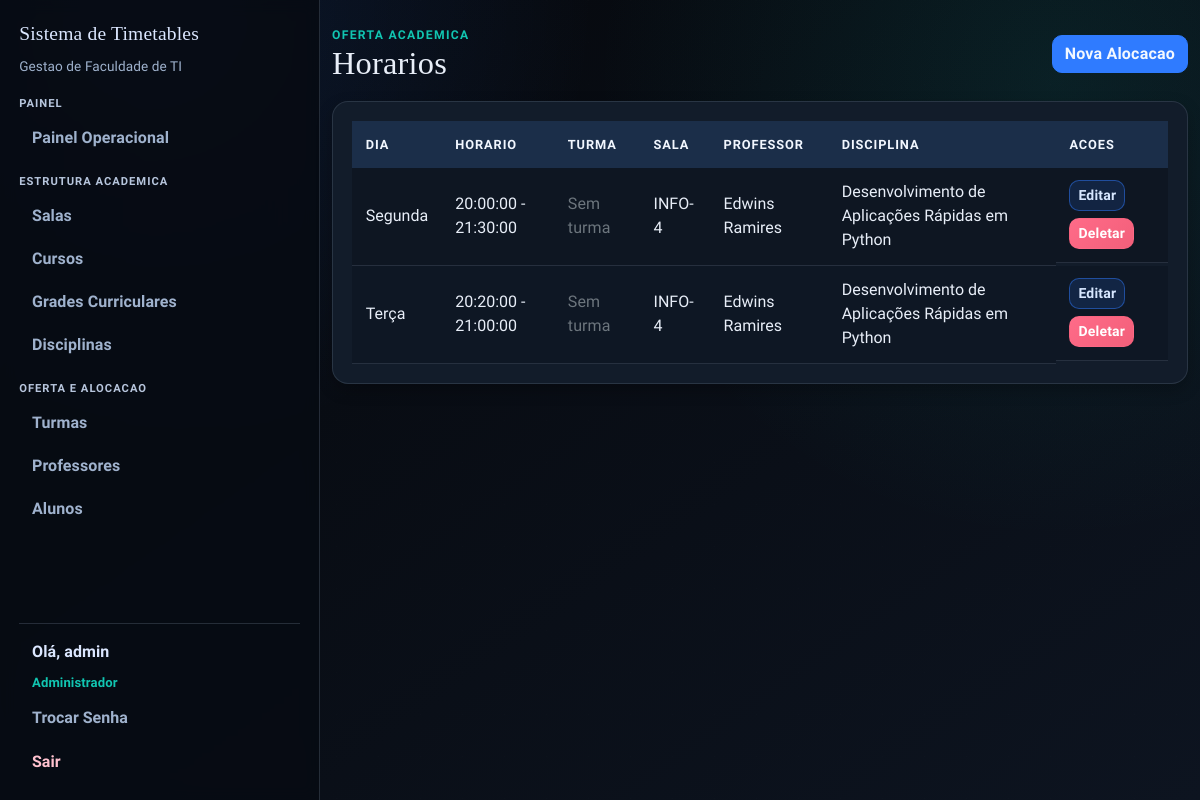
The page /horarios (signed in) on the database as committed earlier.
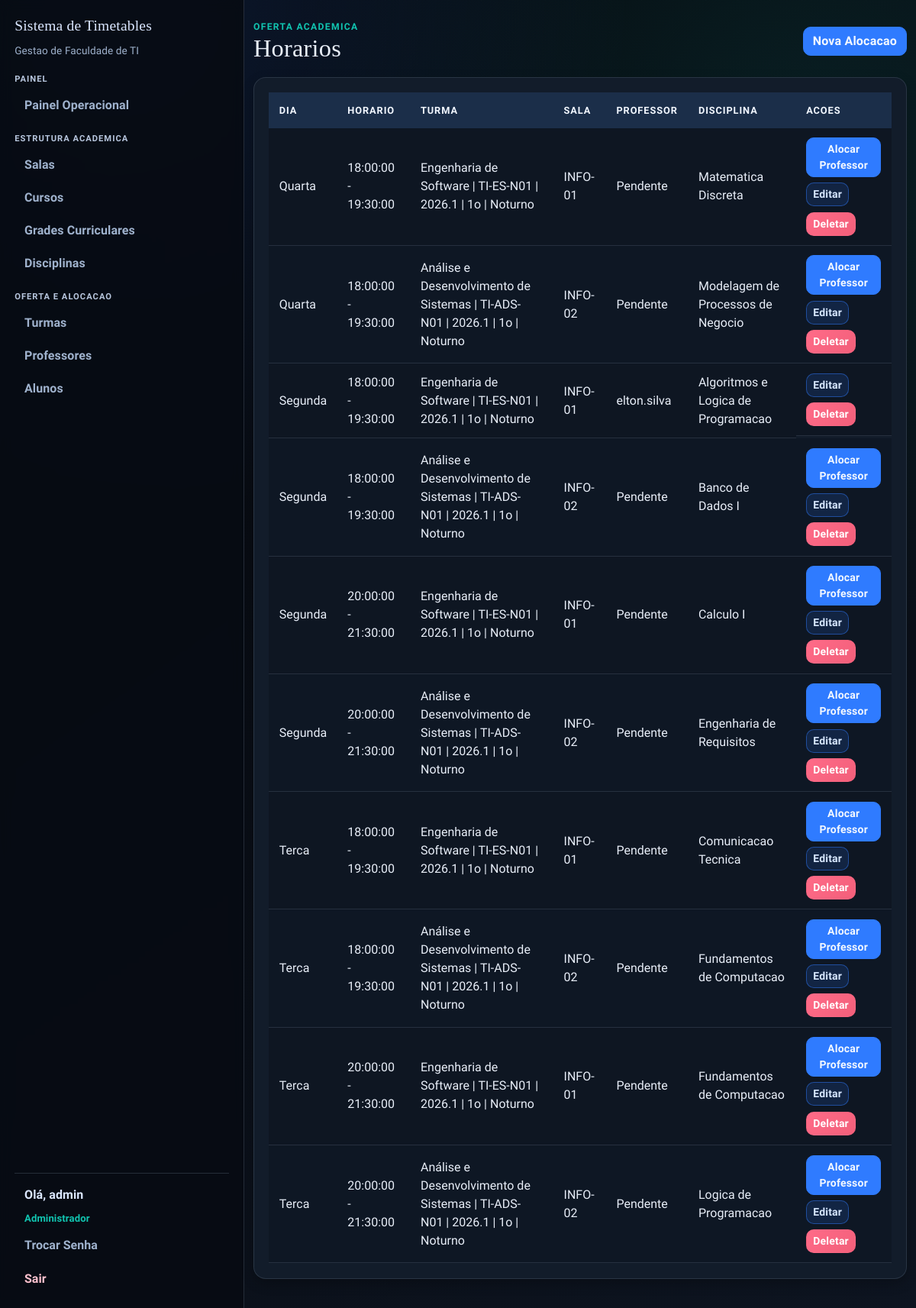
The same page on the database as committed later.
### app/models.py (models this page shows, shortened)
class Timetable(db.Model):
    id = db.Column(db.Integer, primary_key=True)
    dia = db.Column(db.String(20), nullable=False)  # e.g., 'Segunda', 'Terça'
    hora_inicio = db.Column(db.Time, nullable=False)
    hora_fim = db.Column(db.Time, nullable=False)
    sala_id = db.Column(db.Integer, db.ForeignKey('sala.id'), nullable=False)
    professor_id = db.Column(db.Integer, db.ForeignKey('user.id'), nullable=True)
    disciplina_id = db.Column(db.Integer, db.ForeignKey('disciplina.id'), nullable=False)
    turma_id = db.Column(db.Integer, db.ForeignKey("turma.id"), nullable=False)
    sala = db.relationship('Sala', backref='timetables')
    professor = db.relationship('User', backref='timetables')
    disciplina = db.relationship('Disciplina', backref='timetables')
    turma = db.relationship('Turma', backref='timetables')
    __table_args__ = (
        db.UniqueConstraint('dia', 'hora_inicio', 'hora_fim', 'sala_id', name='unique_dia_horario_sala'),
        db.UniqueConstraint('dia', 'hora_inicio', 'hora_fim', 'professor_id', name='unique_dia_horario_professor'),
        db.UniqueConstraint('dia', 'hora_inicio', 'hora_fim', 'turma_id', name='unique_dia_horario_turma'),
    )

class Sala(db.Model):
    id = db.Column(db.Integer, primary_key=True)
    nome = db.Column(db.String(100), nullable=False)
    capacidade = db.Column(db.Integer, nullable=False)

class User(UserMixin, db.Model):
    id = db.Column(db.Integer, primary_key=True)
    username = db.Column(db.String(64), unique=True, nullable=False)
    email = db.Column(db.String(120), unique=True, nullable=False)
    password_hash = db.Column(db.String(128))
    role = db.Column(db.String(20), default='professor')  # 'admin' or 'professor'
    jornada_turnos = db.Column(db.String(40), nullable=False, default="vespertino_noturno")
    disciplinas_aptas = db.relationship(
        "Disciplina",
        secondary=professor_disciplina,
        lazy="select",
        backref=db.backref("professores_aptos", lazy="select"),
    )
    def is_admin(self):
        return self.role == 'admin'

class Disciplina(db.Model):
    id = db.Column(db.Integer, primary_key=True)
    nome = db.Column(db.String(100), nullable=False)
    codigo = db.Column(db.String(20), unique=True, nullable=False)

class Curso(db.Model):
    id = db.Column(db.Integer, primary_key=True)
    nome = db.Column(db.String(120), nullable=False, unique=True)
    codigo = db.Column(db.String(20), nullable=False, unique=True)
    quantidade_periodos = db.Column(db.Integer, nullable=False, default=8)
    ativo = db.Column(db.Boolean, nullable=False, default=True)

class Turma(db.Model):
    id = db.Column(db.Integer, primary_key=True)
    curso_id = db.Column(db.Integer, db.ForeignKey("curso.id"), nullable=False)
    codigo = db.Column(db.String(30), nullable=False)
    semestre_letivo = db.Column(db.String(20), nullable=False)
    periodo = db.Column(db.Integer, nullable=False)
    turno = db.Column(db.String(20), nullable=False, default="noturno")
    quantidade_alunos = db.Column(db.Integer, nullable=True)
    ativa = db.Column(db.Boolean, nullable=False, default=True)
    curso = db.relationship("Curso", backref=db.backref("turmas", lazy="select"))
    __table_args__ = (
        db.UniqueConstraint("curso_id", "codigo", "semestre_letivo", name="unique_turma_codigo_semestre"),
    )

### app/routes/admin.py (the view)
@bp.route("/horarios")
@login_required
@admin_required
def horarios():
    timetables = (
        Timetable.query.options(
            joinedload(Timetable.sala),
            joinedload(Timetable.professor),
            joinedload(Timetable.disciplina),
            joinedload(Timetable.turma).joinedload(Turma.curso),
        )
        .order_by(Timetable.dia.asc(), Timetable.hora_inicio.asc())
        .all()
    )
    delete_form = DeleteForm()
    return render_template("horarios.html", timetables=timetables, delete_form=delete_form)

### app/models.py (called while the page is built)
@login_manager.user_loader
def load_user(user_id):
    return db.session.get(User, int(user_id))

### app/routes/helpers.py (called while the page is built)
def admin_required_redirect():
    if getattr(current_user, "is_authenticated", False) and current_user.is_admin():
        return None
    flash("Acesso restrito ao administrador.", "danger")
    return redirect(url_for("main.index"))

def admin_required(view_func):
    @wraps(view_func)
    def wrapper(*args, **kwargs):
        guard = admin_required_redirect()
        if guard:
            return guard
        return view_func(*args, **kwargs)
    return wrapper

### templates/horarios.html (shortened to what this page needs)
{% extends "base.html" %}
{% block content %}
<section class="stagger-in">
  <div class="page-head">
    <div>
      <p class="eyebrow">Oferta Academica</p>
      <h1>Horarios</h1>
    </div>
    <a href="{{ url_for('main.new_timetable') }}" class="btn btn-primary">Nova Alocacao</a>
  </div>
  <div class="surface table-shell">
    <div class="table-responsive">
      <table class="table">
        <thead>
          <tr>
            <th>Dia</th>
            <th>Horario</th>
            <th>Turma</th>
            <th>Sala</th>
            <th>Professor</th>
            <th>Disciplina</th>
            <th>Acoes</th>
          </tr>
        </thead>
        <tbody>
          {% for t in timetables %}
          <tr>
            <td>{{ t.dia }}</td>
            <td>{{ t.hora_inicio }} - {{ t.hora_fim }}</td>
            <td>
              {% if t.turma %}
              {{ t.turma.curso.nome if t.turma.curso else 'Curso' }} | {{ t.turma.codigo }} | {{ t.turma.semestre_letivo }} | {{ t.turma.periodo }}o | {{ t.turma.turno|title }}
              {% else %}
              <span class="text-muted">Sem turma</span>
              {% endif %}
            </td>
            <td>{{ t.sala.nome if t.sala else 'Sala removida' }}</td>
            <td>{{ t.professor.username if t.professor else 'Pendente' }}</td>
            <td>{{ t.disciplina.nome if t.disciplina else 'Disciplina removida' }}</td>
            <td class="actions-cell">
              {% if not t.professor %}
              <a href="{{ url_for('main.alocar_professor_timetable', id=t.id) }}" class="btn btn-sm btn-primary">Alocar Professor</a>
              {% endif %}
              <a href="{{ url_for('main.edit_timetable', id=t.id) }}" class="btn btn-sm btn-edit">Editar</a>
              <form
                method="POST"
                action="{{ url_for('main.delete_timetable', id=t.id) }}"
                class="d-inline"
                onsubmit="return confirm('Tem certeza?');"
              >
                <button type="submit" class="btn btn-sm btn-danger">Deletar</button>
              </form>
            </td>
          </tr>
          {% endfor %}
        </tbody>
      </table>
    </div>
  </div>
</section>
{% endblock %}

Rows that differ between the two databases and show on the page:
removed Timetable: dia "Segunda", hora_inicio "20:00:00", hora_fim "21:30:00", shows "Sem turma", sala "INFO-4", professor "Edwins Ramires", disciplina "Desenvolvimento de Aplicações Rápidas em Python"
removed Timetable: dia "Terça", hora_inicio "20:20:00", hora_fim "21:00:00", shows "Sem turma", sala "INFO-4", professor "Edwins Ramires", disciplina "Desenvolvimento de Aplicações Rápidas em Python"
added Timetable: dia "Quarta", hora_inicio "18:00:00", hora_fim "19:30:00", turma.curso "Engenharia de Software", turma.codigo "TI-ES-N01", turma.semestre_letivo "2026.1", turma.periodo "1", turma.turno "Noturno", sala "INFO-01", professor "Pendente", disciplina "Matematica Discreta"
added Timetable: dia "Quarta", hora_inicio "18:00:00", hora_fim "19:30:00", turma.curso "Análise e Desenvolvimento de Sistemas", turma.codigo "TI-ADS-N01", turma.semestre_letivo "2026.1", turma.periodo "1", turma.turno "Noturno", sala "INFO-02", professor "Pendente", disciplina "Modelagem de Processos de Negocio"
added Timetable: dia "Segunda", hora_inicio "18:00:00", hora_fim "19:30:00", turma.curso "Engenharia de Software", turma.codigo "TI-ES-N01", turma.semestre_letivo "2026.1", turma.periodo "1", turma.turno "Noturno", sala "INFO-01", professor "elton.silva", disciplina "Algoritmos e Logica de Programacao"
added Timetable: dia "Segunda", hora_inicio "18:00:00", hora_fim "19:30:00", turma.curso "Análise e Desenvolvimento de Sistemas", turma.codigo "TI-ADS-N01", turma.semestre_letivo "2026.1", turma.periodo "1", turma.turno "Noturno", sala "INFO-02", professor "Pendente", disciplina "Banco de Dados I"
added Timetable: dia "Segunda", hora_inicio "20:00:00", hora_fim "21:30:00", turma.curso "Engenharia de Software", turma.codigo "TI-ES-N01", turma.semestre_letivo "2026.1", turma.periodo "1", turma.turno "Noturno", sala "INFO-01", professor "Pendente", disciplina "Calculo I"
added Timetable: dia "Segunda", hora_inicio "20:00:00", hora_fim "21:30:00", turma.curso "Análise e Desenvolvimento de Sistemas", turma.codigo "TI-ADS-N01", turma.semestre_letivo "2026.1", turma.periodo "1", turma.turno "Noturno", sala "INFO-02", professor "Pendente", disciplina "Engenharia de Requisitos"
added Timetable: dia "Terca", hora_inicio "18:00:00", hora_fim "19:30:00", turma.curso "Engenharia de Software", turma.codigo "TI-ES-N01", turma.semestre_letivo "2026.1", turma.periodo "1", turma.turno "Noturno", sala "INFO-01", professor "Pendente", disciplina "Comunicacao Tecnica"
added Timetable: dia "Terca", hora_inicio "18:00:00", hora_fim "19:30:00", turma.curso "Análise e Desenvolvimento de Sistemas", turma.codigo "TI-ADS-N01", turma.semestre_letivo "2026.1", turma.periodo "1", turma.turno "Noturno", sala "INFO-02", professor "Pendente", disciplina "Fundamentos de Computacao"
added Timetable: dia "Terca", hora_inicio "20:00:00", hora_fim "21:30:00", turma.curso "Engenharia de Software", turma.codigo "TI-ES-N01", turma.semestre_letivo "2026.1", turma.periodo "1", turma.turno "Noturno", sala "INFO-01", professor "Pendente", disciplina "Fundamentos de Computacao"
added Timetable: dia "Terca", hora_inicio "20:00:00", hora_fim "21:30:00", turma.curso "Análise e Desenvolvimento de Sistemas", turma.codigo "TI-ADS-N01", turma.semestre_letivo "2026.1", turma.periodo "1", turma.turno "Noturno", sala "INFO-02", professor "Pendente", disciplina "Logica de Programacao"
